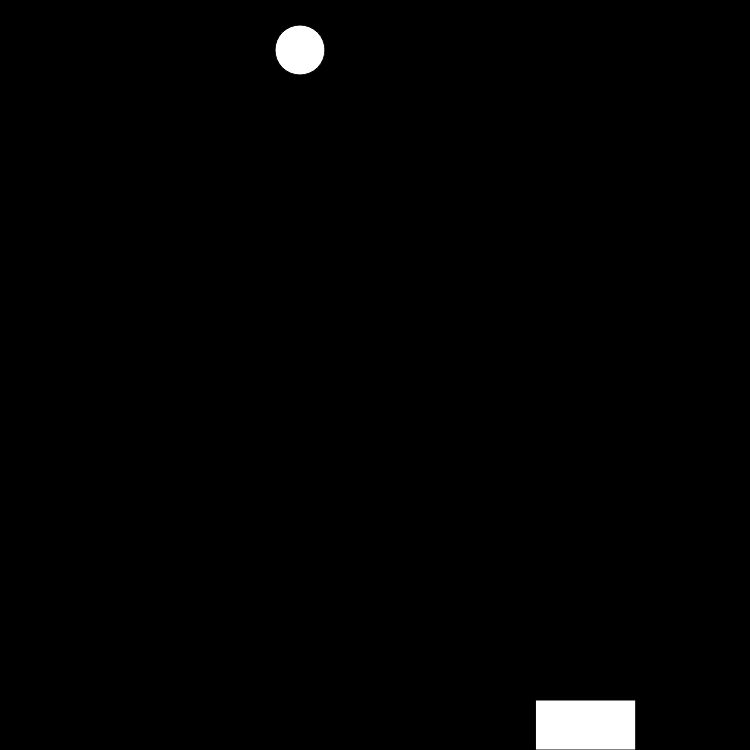
Frame 1 (no input)
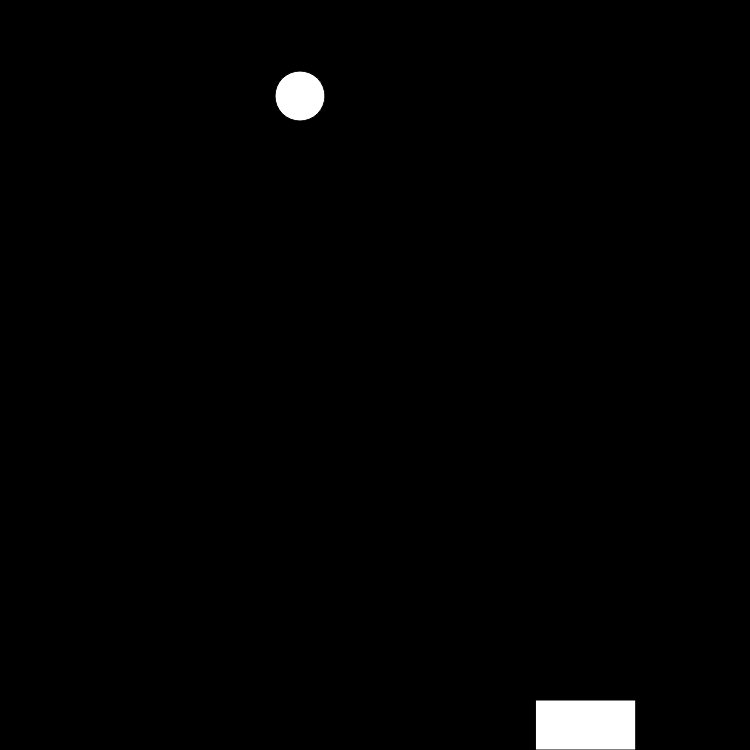
Frame 60 (no input)
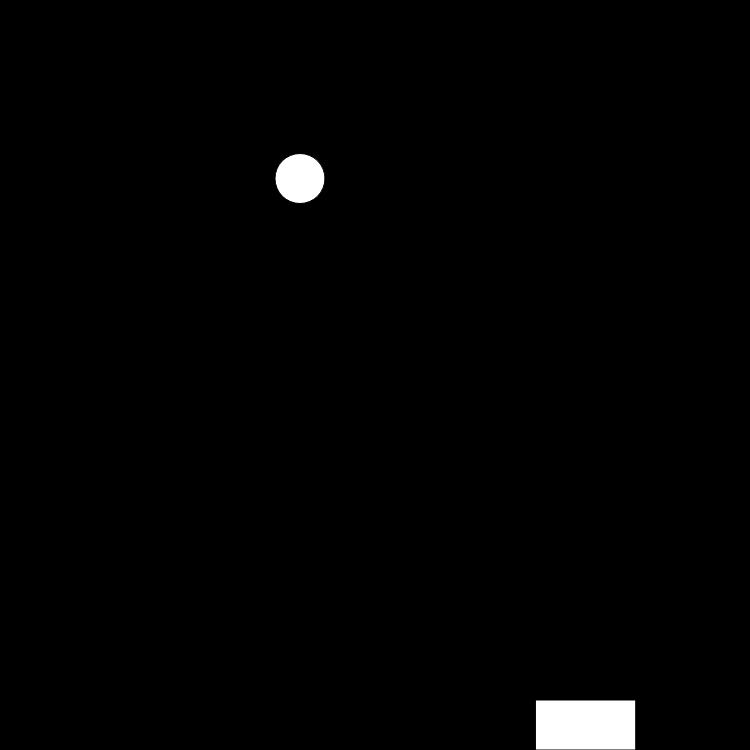
Frame 120 (the mouse pressed at the canvas centre since frame 60)

The p5.js sketch that drew these frames (run headless with seeded random() and noise() and a simulated clock; from frame 60 on, the mouse is pressed at the canvas centre):

// p5.js sketch
// ── sketch.js
let initialY = 50
let initialX = 300
let paraDeployed = false
let vy = 0
let rectX = 0
function setup() {
    createCanvas(750, 750)
    rand = random(1)
    rectX = rand*750;
}

function draw() {
    background(0)
    if (!dead(initialX, initialY)) {
        let c = color(255, 255, 255)
        fill(c)
        rect(rectX, 700, 100, 50)
        ball(initialX, initialY)
        if (keyIsDown(LEFT_ARROW)) {
            initialX -= 1
        } else if (keyIsDown(RIGHT_ARROW)) {
            initialX += 1
        }
        if (paraDeployed) {
            parachute(initialX, initialY)
        }
        if (initialY + 75 == 750 && 400 >= initialX - 50 && initialX - 50 <= 500) {
            initialY += 0
        }
        else if (paraDeployed) {
            initialY += 0.49
        }
        else {
            initialY += 0.49 + vy
        }
        vy += 0.01;
    }
}

function keyPressed() {
    if (keyCode === 32) {
        paraDeployed = true
    }
}

function dead(x, y) {
    if (x+25 > 750 || x-25 < 0 || y-25 < 0 || y+25 > 750) return true
}
function ball(x, y) {
    ellipse(x, y, 50)
}
function parachute(x, y) {
    arc(x, y - 50, 100, -100, PI, PI + PI)
    line(x - 50, y - 50, x, y)
    line(x + 50, y - 50, x, y)
    //square(x-12,y+50,25)
}
